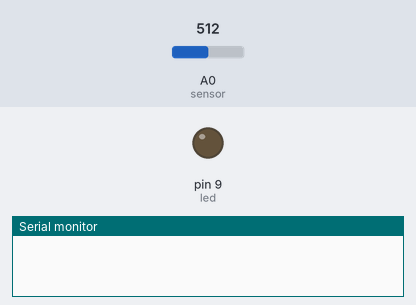
Bench run of a sketch on a simulated Arduino Uno, built with avr-gcc and run on an emulated ATmega328P. Shown: output pins drawn as LEDs (lit = HIGH), the last lines printed to the serial monitor. The inputs (shaded band) are chosen by the test bench; at power-on: A0 (sensor) = 512.

Above: at 0.1 s.
At 2.1 s:
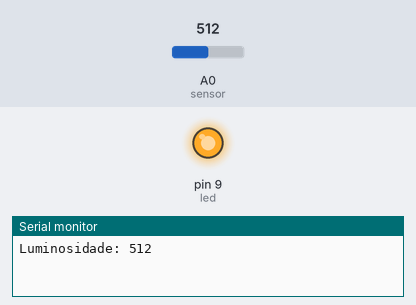
Timing chart, 0 to 3.6 s (numbered marks = the images above):
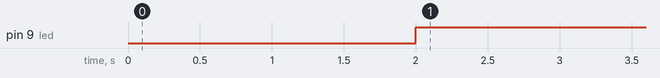

The sketch:

codigoFotoResArduino.ino
```cpp
// Pode ser necessário alterar o "valor limite de disparo" para encontrar um valor adequado
// para ligar e desligar o LED quando "mover a mão" sobre o fotoresistor (LDR)
int limiteDisparo = 600;
int led = 9;// Ligue o LED ao pino digital 9
int sensor = A0;// O fotoresistor (LDR) é conectado ao pino analógico 0
int sensorValue = 0; // Armazena o valor de leitura analógica

void setup() {
  pinMode(led, OUTPUT);// Define o LED como uma saída
  pinMode(sensor, INPUT);// Define o fotoresistor como uma entrada
  Serial.begin(9600);// Inicia a comunicação serial com uma taxa de transmissão de 9600 boud rate
}

void loop(){
  delay(2000);
  sensorValue = analogRead(sensor);// Lê o valor atual do fotoresistor

  // Se o valor estiver abaixo de um determinado "limite de disparo", então o LED liga, caso contrário o LED permanece desligado
  if (sensorValue < limiteDisparo) {
      digitalWrite(led, HIGH);
  }
  else {
      digitalWrite(led,LOW);
  }

  // Imprime as leituras atuais no monitor serial da IDE do Arduino
  Serial.print ("Luminosidade: ");
  Serial.println(sensorValue);
  delay(130);
}
```

Measured:
- by itself, pin 9 (led): LOW → HIGH at 2.0 s
